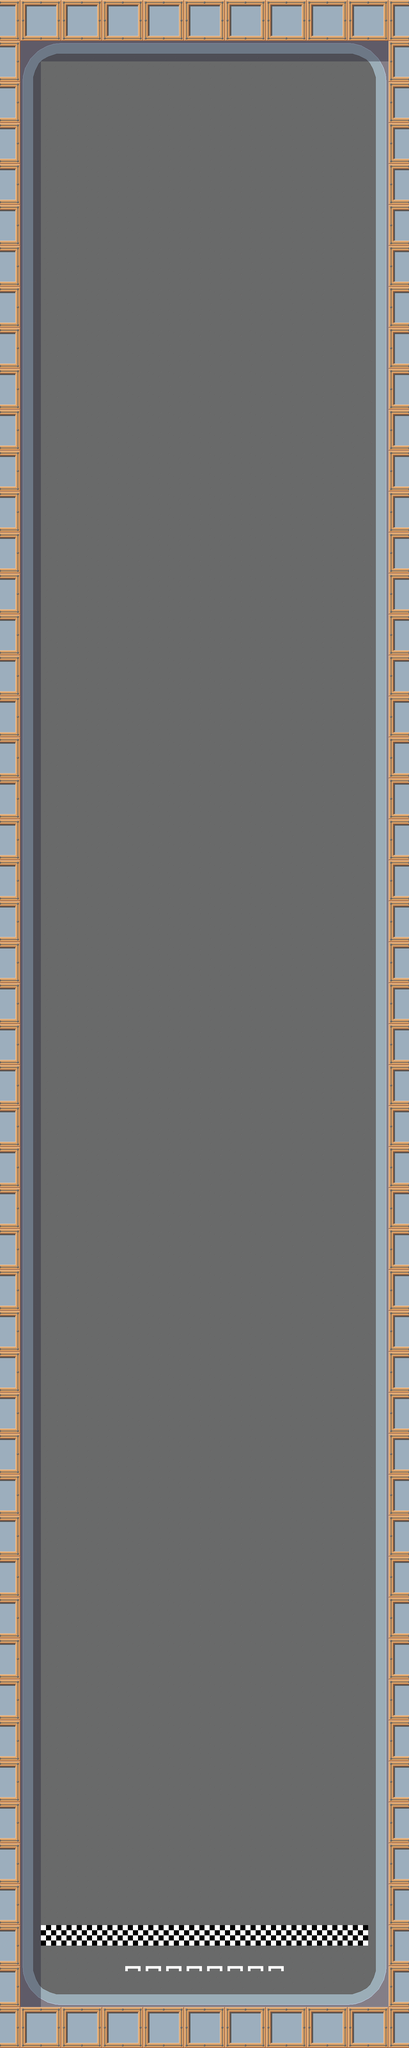

This game map was drawn from its Tiled (.tmx) file and the tilesets committed beside it. A one-line description and the trimmed map source follow:
An orthogonal 20x100 tile map with 64x64 px tiles, 2 tile layers (Ground, Obstacles) and 7 objects (0, 1).

<map version="1.0" orientation="orthogonal" renderorder="right-down" width="20" height="100" tilewidth="64" tileheight="64">
 <tileset firstgid="1" name="city" tilewidth="64" tileheight="64">
  <image source="city.png" width="512" height="896" />
  <tile id="5">
   <properties>
    <property name="start" value="true" />
   </properties>
  </tile>
 </tileset>
 <layer name="Ground" width="20" height="100">
  <data>[2000 cells, 2000 non-empty, 13 distinct tile ids]</data>
 </layer>
 <layer name="Obstacles" width="20" height="100">
  <data>[2000 cells, 113 non-empty, 1 distinct tile ids]</data>
 </layer>
 <objectgroup name="Borders" visible="0">
  <object x="0" y="0" width="64" height="6400" />
  <object x="1216" y="0" width="64" height="6400" />
  <object x="64" y="6272" width="1152" height="128" />
  <object x="64" y="0" width="1152" height="128" />
 </objectgroup>
 <objectgroup name="Sections">
  <object name="0" x="64" y="6272">
   <polyline points="0,0 1152,0" />
  </object>
  <object name="1" x="64" y="128">
   <polyline points="0,0 1152,0" />
  </object>
 </objectgroup>
 <objectgroup name="Waypoints">
  <object x="576" y="256" width="128" height="128">
   <ellipse />
  </object>
 </objectgroup>
 <objectgroup name="BonusSpots" />
</map>
